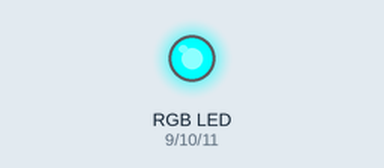
Bench run of a sketch on a simulated Arduino Uno, built with avr-gcc and run on an emulated ATmega328P. On the bench: an RGB LED mixed from three pins (HIGH = lit).

Above: at 0.5 s.
At 1.5 s:
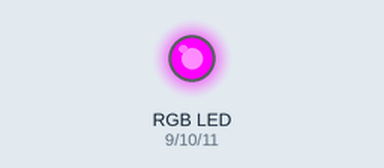
At 5.5 s:
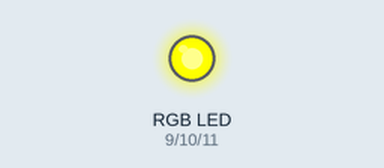
Timing chart, 0 to 6.9 s (numbered marks = the images above):
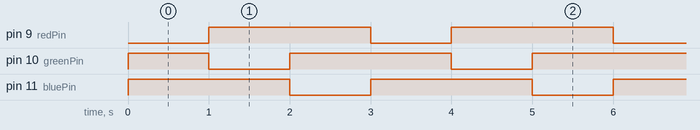

The sketch:

RGB_Blink.ino
```cpp
// define pins:
int bluePin = 11;
int greenPin = 10;
int redPin = 9;

void setup() {
  // initialize pins
  pinMode(bluePin, OUTPUT);
  pinMode(greenPin, OUTPUT);
  pinMode(redPin, OUTPUT);

  // turn on all pins, because using RGB LED
  digitalWrite(bluePin, HIGH);
  digitalWrite(greenPin, HIGH);
  digitalWrite(redPin, HIGH);
}

void loop() {
  digitalWrite(bluePin, HIGH); // turn off blue LED
  digitalWrite(redPin, LOW);   // turn on Red LED
  delay(1000);                 // wait one second
  digitalWrite(redPin, HIGH);  // red LED off
  digitalWrite(greenPin, LOW); // green LED on
  delay(1000);                 // wait one second
  digitalWrite(greenPin, HIGH);// green LED off
  digitalWrite(bluePin, LOW);  // blue LED on
  delay(1000);
}
```

Measured:
- by itself, pin 9 (redPin), pin 10 (greenPin), pin 11 (bluePin): alternates HIGH for 2.0 s and LOW for 1.0 s
- by itself, everything shown: repeats every 3.0 s, in 3 steps
